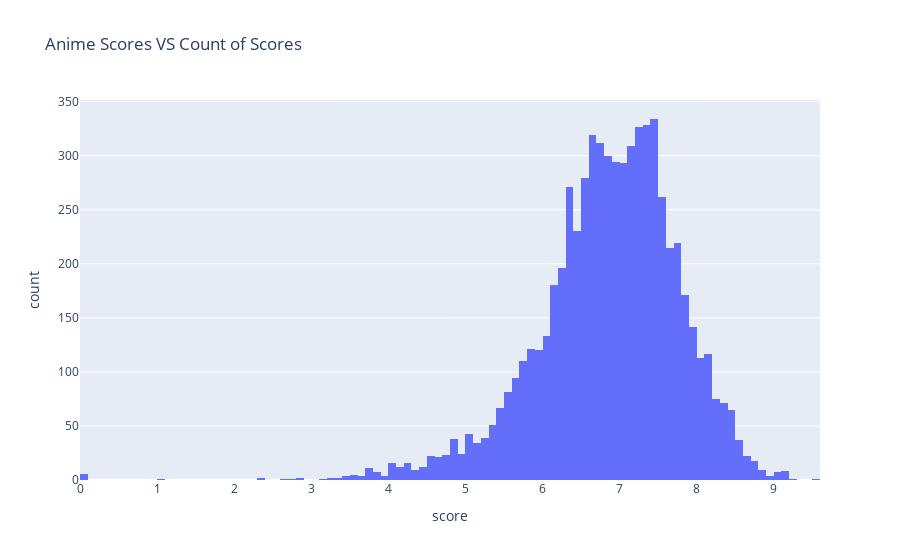

Notebook code for this chart:
### Markdown cell above
This graph shows the distribution of scores for various anime with the number of users that rated it so. This shows that the distribution is skewed to the right indicating most the of the shows are rated highly by the users

### Code cell
fig = px.histogram(anime_data, x="score", title = 'Anime Scores VS Count of Scores')
fig.show()

### Figure 1 — Plotly figure (JSON) as saved in the notebook; plotly's stock layout.template omitted (floating-point values rounded to 4 significant figures; data arrays with more than 128 entries replaced by an {"elided": "..."} marker saying what was removed)
{"data": [{"alignmentgroup": "True", "bingroup": "x", "hovertemplate": "score=%{x}<br>count=%{y}<extra></extra>", "legendgroup": "", "marker": {"color": "#636efa", "pattern": {"shape": ""}}, "name": "", "offsetgroup": "", "orientation": "v", "showlegend": false, "type": "histogram", "x": {"elided": "6668 float values"}, "xaxis": "x", "yaxis": "y"}], "layout": {"barmode": "relative", "legend": {"tracegroupgap": 0}, "title": {"text": "Anime Scores VS Count of Scores"}, "xaxis": {"anchor": "y", "domain": [0, 1], "title": {"text": "score"}}, "yaxis": {"anchor": "x", "domain": [0, 1], "title": {"text": "count"}}}}
